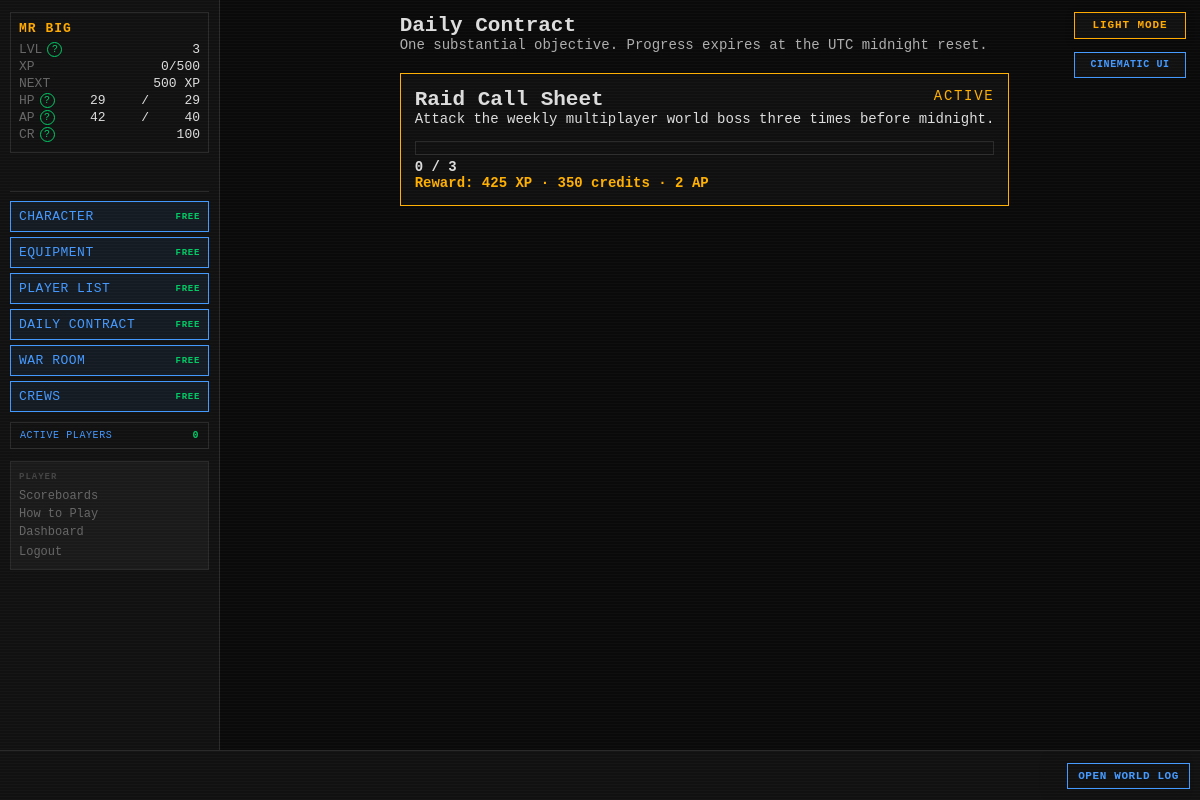
Page /contracts (signed in) on the earlier database version.
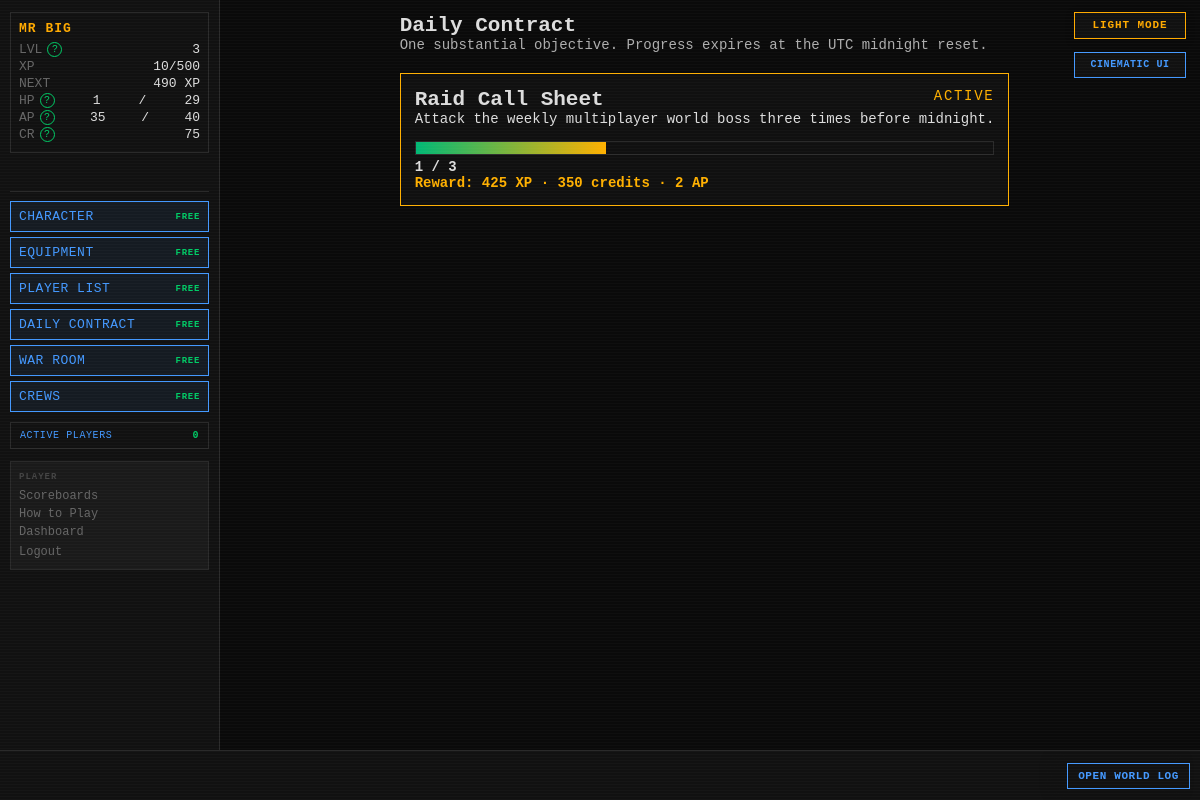
Same page on the later database version.
### tables this page shows
CREATE TABLE players (
    id                  INTEGER PRIMARY KEY AUTOINCREMENT,
    username            TEXT    UNIQUE NOT NULL,
    password_hash       TEXT    NOT NULL,
    email               TEXT    UNIQUE NOT NULL,
    character_name      TEXT    NOT NULL,
    sex                 TEXT    NOT NULL,
    class_id            INTEGER REFERENCES classes(id),
    str_stat            INTEGER NOT NULL DEFAULT 1,
    end_stat            INTEGER NOT NULL DEFAULT 1,
    agi_stat            INTEGER NOT NULL DEFAULT 1,
    lck_stat            INTEGER NOT NULL DEFAULT 1,
    per_stat            INTEGER NOT NULL DEFAULT 1,
    level               INTEGER NOT NULL DEFAULT 1,
    xp                  INTEGER NOT NULL DEFAULT 0,
    current_hp          INTEGER NOT NULL,
    current_ap          INTEGER NOT NULL,
    credits             INTEGER NOT NULL DEFAULT 25,
    equipped_weapon_id  INTEGER REFERENCES inventory_items(id),
    equipped_armor_id   INTEGER REFERENCES inventory_items(id),
    equipped_special_id INTEGER REFERENCES inventory_items(id),
    in_combat           INTEGER NOT NULL DEFAULT 0,
    pending_levelup     INTEGER NOT NULL DEFAULT 0,
    pending_perk        INTEGER NOT NULL DEFAULT 0,
    combat_preference   TEXT    NOT NULL DEFAULT "Balanced",
    is_banned           INTEGER NOT NULL DEFAULT 0,
    retired_at          TEXT,
    last_login_at       TEXT,
    created_at          TEXT    NOT NULL DEFAULT (datetime('now'))
);

CREATE TABLE player_daily_contracts (
    id           INTEGER PRIMARY KEY AUTOINCREMENT,
    player_id    INTEGER NOT NULL REFERENCES players(id),
    contract_id  INTEGER NOT NULL REFERENCES contracts(id),
    contract_date TEXT NOT NULL,
    progress     INTEGER NOT NULL DEFAULT 0,
    status       TEXT NOT NULL DEFAULT 'ACTIVE',
    assigned_at  TEXT NOT NULL DEFAULT (datetime('now')),
    completed_at TEXT,
    UNIQUE(player_id, contract_date)
);

### routes/community.py (the view)
@bp.route("/contracts")
def contracts():
    return render_template("community/contracts.html",
                           contract=ensure_daily_contract(g.player["id"]))

### app.py (called while the page is built)
def _context_processor() -> dict:
    settings = get_all_settings()
    player = g.get("player")
    if not player:
        return {"settings": settings}
    active_count = execute_one(
        """SELECT COUNT(DISTINCT q.player_id) AS cnt FROM action_queue q
           JOIN players p ON p.id=q.player_id
           WHERE datetime(q.created_at)>=datetime('now','-5 minutes') AND p.is_banned=0"""
    )["cnt"]
    return {"player": player, "settings": settings,
            "active_player_count": active_count}

def _check_auth():
    if request.endpoint in _AUTH_EXEMPT:
        return None
    if not session.get("player_id"):
        return redirect(url_for("auth.login"))
    return None

def _load_player():
    player_id = session.get("player_id")
    if not player_id:
        return None
    reconcile_combat_state(player_id)
    player = get_player(player_id)
    if player is None:
        session.clear()
        return redirect(url_for("auth.login"))
    g.player = player
    return None

### contracts.py (called while the page is built)
def _today() -> str:
    return datetime.now(timezone.utc).date().isoformat()

### database.py (called while the page is built)
def execute(sql: str, params: tuple = ()) -> list[dict]:
    return get_db().execute(sql, params).fetchall()

### templates/community/contracts.html
{% extends "base.html" %}{% block title %}Daily Contract{% endblock %}
{% block content %}<section class="intel-page"><h1>Daily Contract</h1><p class="page-deck">One substantial objective. Progress expires at the UTC midnight reset.</p>
{% if contract %}<article class="contract-card"><div class="contract-status">{{ contract.status }}</div><h2>{{ contract.name }}</h2>
<p>{{ contract.description }}</p><div class="contract-progress"><div style="width:{{ [100,(contract.progress * 100 / contract.target)|round]|min }}%"></div></div>
<p><b>{{ contract.progress }} / {{ contract.target }}</b></p><p class="reward-line">Reward: {{ contract.reward_xp }} XP · {{ contract.reward_credits }} credits · {{ contract.reward_ap }} AP</p></article>
{% else %}<p>No eligible contract is available. Ask the administrator to import the Contracts sheet.</p>{% endif %}</section>{% endblock %}

### templates/base.html (shortened to what this page needs)
<!DOCTYPE html>
<html lang="en">
<head>
<link rel="stylesheet" href="{{ url_for('static', filename='style.css') }}">
</head>
<body class="{{ 'authenticated' if player else 'auth-page' }} {% block body_class %}{% endblock %}">
{% if settings.get('ALLOW_PLAYER_COLOR_OVERRIDE', true) %}<button id="theme-toggle" type="button" aria-label="Switch color theme" aria-pressed="false">
</button>{% endif %}
{% if settings.get('ALLOW_PLAYER_INTERFACE_OVERRIDE', true) %}
<button id="interface-toggle" type="button" aria-label="Switch interface style" aria-pressed="false">
</button>
{% endif %}
{% if player %}
<div id="left-col">
    <div id="status-block">
        <div class="status-name">{{ player.character_name }}</div>
        <div class="status-line">
            <span class="label">LVL</span>
            <span id="status-level">{{ player.level }}</span>
        </div>
        <div class="status-line">
            <span class="label">XP</span>
            <span><span id="status-xp">{{ player.xp }}</span><span id="status-xp-threshold">{% if player.get('next_level_xp') is not none %}/{{ player.get('next_level_xp') }}{% endif %}</span></span>
        </div>
        <div class="status-line" title="Experience still needed to reach level {{ player.level + 1 }}">
            <span class="label">NEXT</span>
            <span id="status-xp-next">{% if player.get('xp_to_next_level') is none %}MAX{% elif player.get('xp_to_next_level') <= 0 %}LEVEL UP{% else %}{{ player.get('xp_to_next_level') }} XP{% endif %}</span>
        </div>
        <div class="status-line">
            <span class="label">HP</span>
            <span id="status-hp">{{ player.current_hp }}</span>/<span id="status-maxhp">{{ player.max_hp }}</span>
        </div>
        <div class="status-line">
            <span class="label">AP</span>
            <span id="status-ap">{{ player.current_ap }}</span>/<span id="status-maxap">{{ player.max_ap }}</span>
        </div>
        <div class="status-line">
            <span class="label">CR</span>
            <span id="status-credits">{{ player.credits }}</span>
        </div>
    </div>
    <div class="free-action-buttons" aria-label="Free character actions">
        <a class="action-btn free-action-btn" href="{{ url_for('character.index') }}">
            CHARACTER <span class="free-cost">FREE</span>
        </a>
        <a class="action-btn free-action-btn" href="{{ url_for('character.equipment') }}">
            EQUIPMENT <span class="free-cost">FREE</span>
        </a>
        <a class="action-btn free-action-btn" href="{{ url_for('community.players') }}">PLAYER LIST <span class="free-cost">FREE</span></a>
        <a class="action-btn free-action-btn" href="{{ url_for('community.contracts') }}">DAILY CONTRACT <span class="free-cost">FREE</span></a>
        <a class="action-btn free-action-btn" href="{{ url_for('community.war_room') }}">WAR ROOM <span class="free-cost">FREE</span></a>
        <a class="action-btn free-action-btn" href="{{ url_for('crews.index') }}">CREWS <span class="free-cost">FREE</span></a>
    </div>
    <button id="active-players-toggle" class="active-players-toggle" type="button"
            data-url="{{ url_for('feeds.active_players') }}" aria-haspopup="dialog">
        ACTIVE PLAYERS <span id="active-player-count">{{ active_player_count }}</span>
    </button>
    <nav id="left-nav">
        <span class="nav-heading">PLAYER</span>
        <a href="{{ url_for('scoreboards.index') }}">Scoreboards</a>
        <a href="{{ url_for('feeds.game_help') }}">How to Play</a>
        <a href="{{ url_for('dashboard.index') }}">Dashboard</a>
        <form action="{{ url_for('auth.logout') }}" method="POST" style="margin:0">
            <button type="submit" class="nav-link-btn">Logout</button>
        </form>
    </nav>
</div>
{% endif %}
<div id="main">
    {% block content %}{% endblock %}
</div>
{% if player %}
<div id="ticker-wrap">
    <a id="ticker-log-link" href="{{ url_for('feeds.global_log') }}" title="Open the complete World Log">OPEN WORLD LOG</a>
    <div id="ticker">
    </div>
</div>
{% endif %}
</body>
</html>

Differences in the rows shown:
changed players "MR BIG": xp "0" → "10"; current_hp "29" → "1"; current_ap "42" → "35"; credits "100" → "75"
changed player_daily_contracts "ACTIVE": progress "0" → "1"
Other differences:
{{ player.get('xp_to_next_level') }}: "500" → "490"
